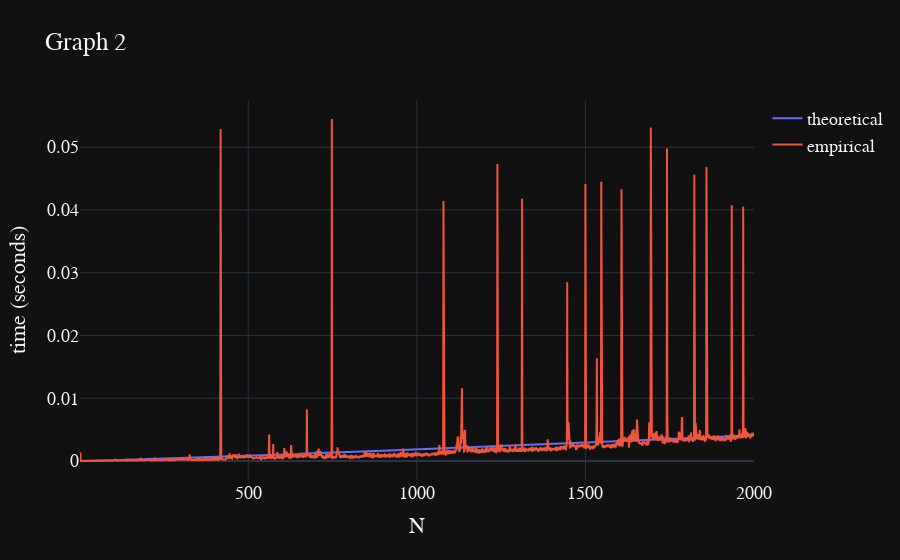

Notebook source saved alongside this figure:
### Code cell
average_arr = []
count = len(list(string.printable))
for n in tqdm(range(1, 2001)):
    average = 0
    chars = list()
    curr_string = 'a'
    for i in range(0, n):
        chars.append(curr_string)
        curr_string += 'a'

    freq = [randrange(100) for p in range(n)]

    nodes = []
    for x in range(len(chars)):
        nodes.append(Node(freq[x], chars[x]))

    nodes = sorted(nodes, key=lambda x: x.freq)
    for i in range(4):
        firstTs = time.time()

    while len(nodes) > 1:
        left = nodes[0]
        right = nodes[1]
        left.huff = 0
        right.huff = 1
        newNode = Node(left.freq+right.freq, left.symbol+right.symbol, left, right)
        nodes.remove(left)
        nodes.remove(right)
        nodes.append(newNode)
    secondTs = time.time()
    average += secondTs - firstTs
    average /= 5
    average_arr.append(average)

l_l = []
coeff_ = average_arr[-1] / (2000 * math.log(2000))
for n in range(1, 2001):
    l_l.append(coeff_ * n * math.log(n))

l = np.array(l_l)
y = np.arange(1, 2001)
x = np.array(average_arr)

fig = go.Figure(
    data=[
        go.Scatter(
            x=y,
            y=l,
            name="theoretical",
        ),
        go.Scatter(
            x=y,
            y=x,
            name="empirical",
        ),
    ],
)
fig.update_layout(
    template="plotly_dark",
    title="Graph 2",
    xaxis_title="N",
    yaxis_title="time (seconds)",
    font=dict(
        family="Courier New, monospace",
        size=18,
    )
)

### Figure 1 — Plotly figure (JSON) as saved in the notebook; plotly's stock layout.template omitted (floating-point values rounded to 4 significant figures; data arrays with more than 128 entries replaced by an {"elided": "..."} marker saying what was removed)
{"data": [{"name": "theoretical", "x": {"elided": "2000 int values"}, "y": {"elided": "2000 float values"}, "type": "scatter"}, {"name": "empirical", "x": {"elided": "2000 int values"}, "y": {"elided": "2000 float values"}, "type": "scatter"}], "layout": {"font": {"family": "Courier New, monospace", "size": 18}, "title": {"text": "Graph 2"}, "xaxis": {"title": {"text": "N"}}, "yaxis": {"title": {"text": "time (seconds)"}}}}
